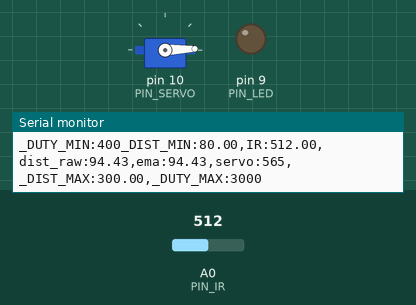
The sketch below on a simulated Arduino Uno, built with avr-gcc and run on an emulated ATmega328P. Shown: servo, output pins drawn as LEDs (lit = HIGH), the last lines printed to the serial monitor. The inputs (shaded band) are chosen by the test bench; at power-on: A0 (PIN_IR) = 512.

Above: at 1.2 s.
1.3 s: A0 (PIN_IR) set to 390
At 1.8 s:
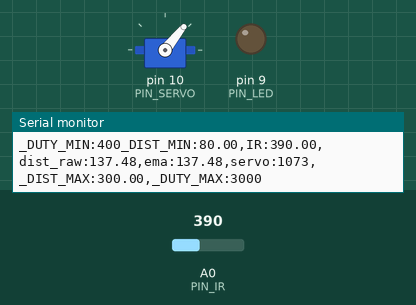
2.9 s: A0 (PIN_IR) set to 306
At 4.2 s:
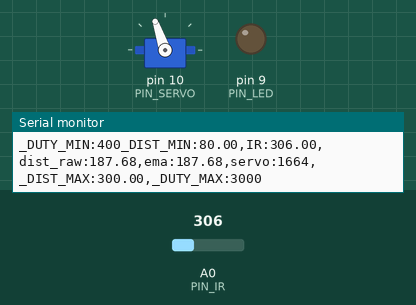
4.5 s: A0 (PIN_IR) set to 290
At 5.2 s:
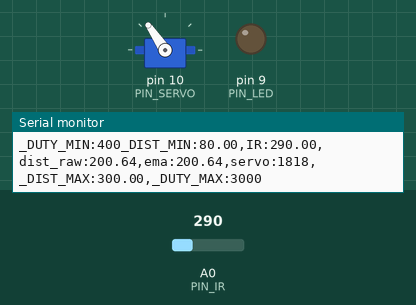
6.0 s: A0 (PIN_IR) set to 511
At 6.8 s:
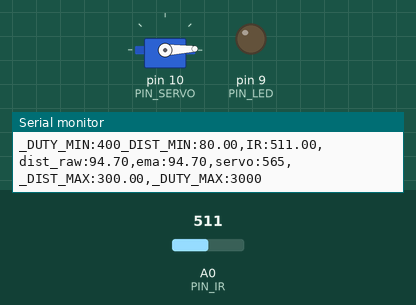
Timing chart, 0 to 8.6 s (numbered marks = the images above; inputs shaded):
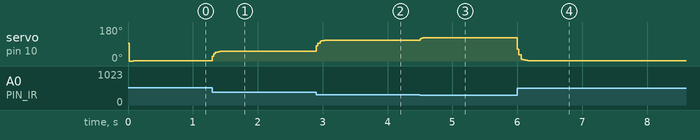

The sketch:

17P08.ino
```cpp
#include <Servo.h>

// Arduino pin assignment

#define PIN_IR    0         // IR sensor at Pin A0
#define PIN_LED   9
#define PIN_SERVO 10

#define _DUTY_MIN 400  // servo full clock-wise position (0 degree)
#define _DUTY_NEU 1500  // servo neutral position (90 degree)
#define _DUTY_MAX 3000  // servo full counter-clockwise position (180 degree)

#define _DIST_MIN  80.0   // minimum distance 100mm
#define _DIST_MAX  300.0   // maximum distance 250mm

#define EMA_ALPHA  0.5      // for EMA Filter

#define LOOP_INTERVAL 20   // Loop Interval (unit: msec)

Servo myservo;
unsigned long last_loop_time;   // unit: msec

float dist_prev = _DIST_MIN;
float dist_ema = _DIST_MIN;

void setup()
{
  pinMode(PIN_LED, OUTPUT);

  myservo.attach(PIN_SERVO);
  myservo.writeMicroseconds(_DUTY_NEU);

  Serial.begin(1000000);    // 1,000,000 bps
}

void loop()
{
  unsigned long time_curr = millis();
  int duty;
  float a_value, dist_raw;

  // wait until next event time
  if (time_curr < (last_loop_time + LOOP_INTERVAL))
    return;
  last_loop_time += LOOP_INTERVAL;

  a_value = analogRead(PIN_IR);
  dist_raw = ((6762.0 / (a_value - 9.0)) - 4.0) * 10.0;

  if ((dist_raw > _DIST_MAX) || (dist_raw < _DIST_MIN)) {
    dist_raw = dist_prev;
  }
   // Put range Filter code here (_DIST_MIN ~ _DIST_MAX)
  // and turn on LED if the distance is in the range

  dist_ema = EMA_ALPHA * dist_raw + (1.0 - EMA_ALPHA) * dist_ema;
  // Put EMA filter code here

  duty = map(dist_ema, _DIST_MIN, _DIST_MAX, _DUTY_MIN, _DUTY_MAX);
  // Put map() equivalent code here

  myservo.writeMicroseconds(duty);

  Serial.print("_DUTY_MIN:");  Serial.print(_DUTY_MIN);
  Serial.print("_DIST_MIN:");  Serial.print(_DIST_MIN);
  Serial.print(",IR:");        Serial.print(a_value);
  Serial.print(",dist_raw:");  Serial.print(dist_raw);
  Serial.print(",ema:");       Serial.print(dist_ema);
  Serial.print(",servo:");     Serial.print(duty);
  Serial.print(",_DIST_MAX:"); Serial.print(_DIST_MAX);
  Serial.print(",_DUTY_MAX:"); Serial.print(_DUTY_MAX);
  Serial.println("");
}
```

Measured:
- after the input at 1.3 s, servo on pin 10 (PIN_SERVO): 2° → 51° at once
- after the input at 2.9 s, servo on pin 10 (PIN_SERVO): 51° → 109° at once
- after the input at 4.5 s, servo on pin 10 (PIN_SERVO): 109° → 124° at once
- after the input at 6.0 s, servo on pin 10 (PIN_SERVO): 124° → 2° at once
